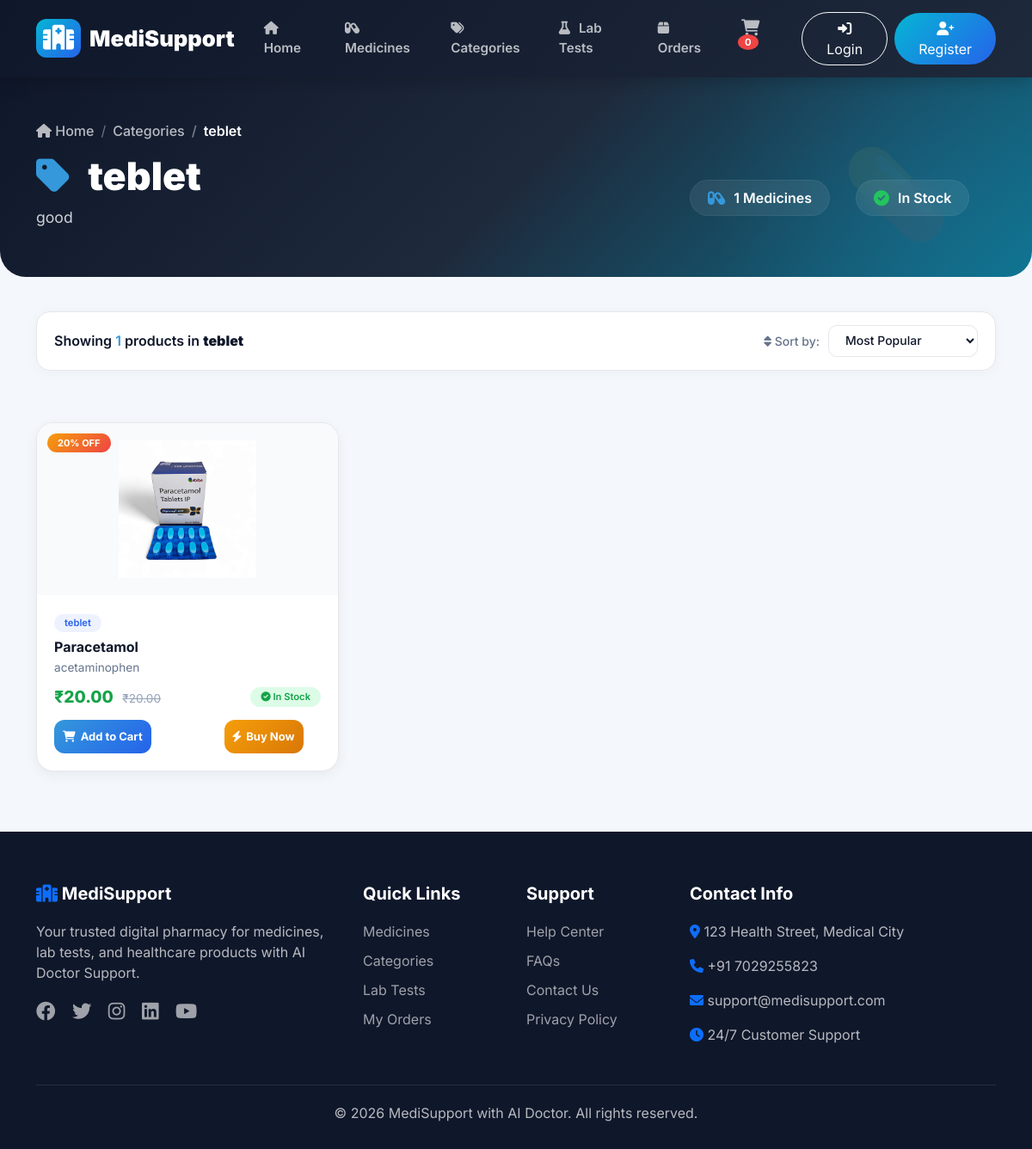
Screenshot of /category/teblet/ with the database file from the repository.
### store/models.py (models this page shows, shortened)
class Category(models.Model):
    name = models.CharField(max_length=100)
    description = models.TextField(blank=True)
    created_at = models.DateTimeField(auto_now_add=True, null=True, blank=True)
    updated_at = models.DateTimeField(auto_now=True)
    class Meta:
        verbose_name_plural = "Categories"

class Medicine(models.Model):
    TABLET = 'TAB'
    CAPSULE = 'CAP'
    SYRUP = 'SYR'
    INJECTION = 'INJ'
    CREAM = 'CRM'
    DROPS = 'DRP'
    OTHER = 'OTH'
    MEDICINE_TYPES = [
        (TABLET, 'Tablet'),
        (CAPSULE, 'Capsule'),
        (SYRUP, 'Syrup'),
        (INJECTION, 'Injection'),
        (CREAM, 'Cream'),
        (DROPS, 'Drops'),
        (OTHER, 'Other'),
    ]
    name = models.CharField(max_length=200)
    category = models.ForeignKey(Category, on_delete=models.CASCADE, related_name='medicines')
    medicine_type = models.CharField(max_length=3, choices=MEDICINE_TYPES, default=TABLET)
    generic_name = models.CharField(max_length=200, blank=True)
    manufacturer = models.CharField(max_length=200)
    composition = models.TextField(blank=True, help_text="Active ingredients and composition")
    purchase_price = models.DecimalField(max_digits=10, decimal_places=2)
    selling_price = models.DecimalField(max_digits=10, decimal_places=2)
    mrp = models.DecimalField(max_digits=10, decimal_places=2)
    discount_percentage = models.DecimalField(max_digits=5, decimal_places=2, default=0)
    quantity = models.IntegerField(default=0)
    reorder_level = models.IntegerField(default=10)
    batch_number = models.CharField(max_length=50)
    expiry_date = models.DateField()
    description = models.TextField(blank=True)
    image = models.ImageField(upload_to='medicines/', blank=True, null=True)
    prescription_required = models.BooleanField(default=False)
    is_active = models.BooleanField(default=True)
    created_at = models.DateTimeField(auto_now_add=True, null=True, blank=True)
    updated_at = models.DateTimeField(auto_now=True)
    class Meta:
        ordering = ['name']

### store/views.py (the view)
# urls.py: path('category/<str:category_name>/', views.category_count, name='category_count'),
def category_count(request, category_name):
    category = get_object_or_404(Category, name__iexact=category_name)
    Category,
    name__iexact=category_name.replace("-", " ")
    medicines = Medicine.objects.filter(category=category, is_active=True)
    context = {
        'category': category,
        'medicines': medicines,
    }
    return render(request, 'store/products.html', context)

### store/templates/store/products.html (shortened to what this page needs)
{% extends 'store/header.html' %}
{% load static %}
{% block content %}
<section class="category-hero">
    <div class="container">
        <div class="category-hero-content">
            <nav aria-label="breadcrumb">
                <ol class="breadcrumb">
                    <li class="breadcrumb-item"><a href="{% url 'store:home' %}"><i class="fas fa-home"></i> Home</a></li>
                    <li class="breadcrumb-item"><a href="{% url 'store:category_list' %}">Categories</a></li>
                    <li class="breadcrumb-item active">{{ category.name }}</li>
                </ol>
            </nav>
            <div class="row align-items-center">
                <div class="col-lg-8">
                    <h1><i class="fas fa-tag"></i> {{ category.name }}</h1>
                    {% if category.description %}
                        <p class="subtitle">{{ category.description }}</p>
                    {% else %}
                        <p class="subtitle">Browse our collection of {{ category.name|lower }} medicines</p>
                    {% endif %}
                </div>
                <div class="col-lg-4">
                    <div class="category-stats">
                        <div class="stat-item">
                            <i class="fas fa-capsules"></i>
                            <span>{{ medicines.count }} Medicines</span>
                        </div>
                        <div class="stat-item">
                            <i class="fas fa-check-circle" style="color: #22c55e;"></i>
                            <span>In Stock</span>
                        </div>
                    </div>
                </div>
            </div>
        </div>
    </div>
</section>
<div class="container">
    <div class="filter-bar">
        <div class="result-count">
            Showing <span>{{ medicines.count }}</span> products in <strong>{{ category.name }}</strong>
        </div>
        <div class="sort-options">
            <label for="sortSelect"><i class="fas fa-sort"></i> Sort by:</label>
            <select id="sortSelect" onchange="window.location.href=this.value">
                <option value="?sort=popular">Most Popular</option>
            </select>
        </div>
    </div>
</div>
<div class="container">
    {% if medicines %}
        <div class="medicine-grid">
            {% for medicine in medicines %}
                <div class="medicine-card" onclick="window.location.href='{% url 'store:medicine_detail' medicine.id %}'">
                    <div class="card-img">
                        {% if medicine.image %}
                            <img src="{{ medicine.image.url }}" alt="{{ medicine.name }}" loading="lazy">
                        {% else %}
                            <div class="placeholder">💊</div>
                        {% endif %}
                        {% if medicine.discount_percentage > 0 %}
                            <span class="discount-badge">{{ medicine.discount_percentage|floatformat:0 }}% OFF</span>
                        {% endif %}
                    </div>
                    <div class="card-body">
                        <span class="category-tag">{{ medicine.category.name }}</span>
                        <h5>{{ medicine.name }}</h5>
                        <p class="generic-name">{{ medicine.generic_name|default:'' }}</p>
                        <div class="d-flex align-items-center justify-content-between mb-2">
                            <div>
                                <span class="price">₹{{ medicine.selling_price }}</span>
                                <span class="mrp">₹{{ medicine.mrp }}</span>
                            </div>
                            <span class="stock-badge {% if medicine.quantity > 10 %}in-stock{% elif medicine.quantity > 0 %}low-stock{% else %}out-stock{% endif %}">
                                {% if medicine.quantity > 10 %}
                                    <i class="fas fa-check-circle"></i> In Stock
                                {% elif medicine.quantity > 0 %}
                                    <i class="fas fa-exclamation-circle"></i> Low Stock
                                {% else %}
                                    <i class="fas fa-times-circle"></i> Out of Stock
                                {% endif %}
                            </span>
                        </div>
                        <div class="action-buttons" onclick="event.stopPropagation();">
                            <form method="post" action="{% url 'store:add_to_cart' medicine.id %}" style="flex: 1;">
                                <button type="submit" class="btn-add-cart {% if medicine.quantity == 0 %}out-of-stock{% endif %}"
                                        {% if medicine.quantity == 0 %}disabled{% endif %}>
                                    <i class="fas fa-shopping-cart"></i>
                                    {% if medicine.quantity == 0 %}Out of Stock{% else %}Add to Cart{% endif %}
                                </button>
                            </form>
                            <form method="post" action="{% url 'store:buy_now' medicine.id %}" style="flex: 0.6;">
                                <button type="submit" class="btn-buy-now" {% if medicine.quantity == 0 %}disabled{% endif %}>
                                    <i class="fas fa-bolt"></i> Buy Now
                                </button>
                            </form>
                        </div>
                    </div>
                </div>
            {% endfor %}
        </div>
    {% endif %}
</div>
<div style="height: 40px;"></div>
{% endblock %}

### store/static/css/header.css (style rules this page uses)
* { margin: 0; padding: 0; box-sizing: border-box; }
body { font-family: 'Inter', sans-serif; background: #f4f7fb; min-height: 100vh; display: flex; flex-direction: column; }

### rows the page displays
Category: name "teblet", description "good"
Medicine: image (picture), discount_percentage "20", category.name "teblet", name "Paracetamol", generic_name "acetaminophen", selling_price "20.00", mrp "20.00", quantity "In Stock"

### other values shown
{{ cart_count|default:0 }} "0"
{{ medicines.count }} "1"
